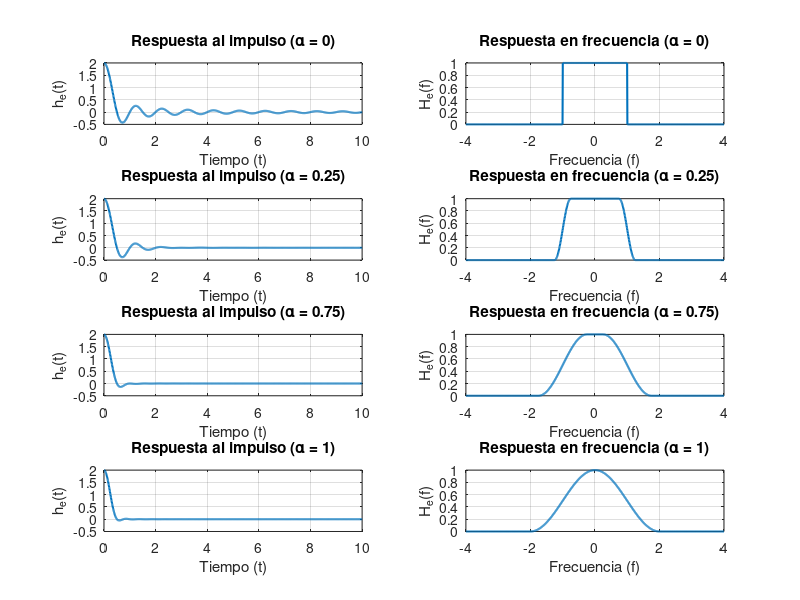
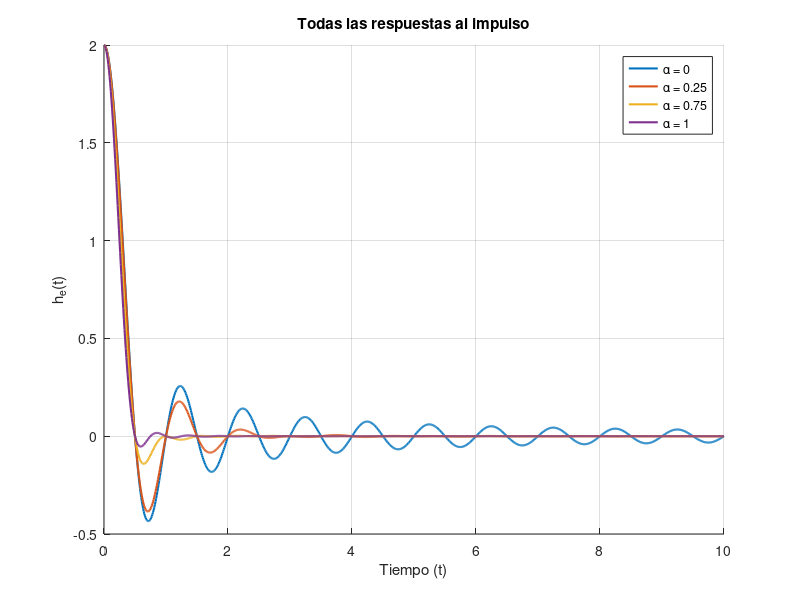
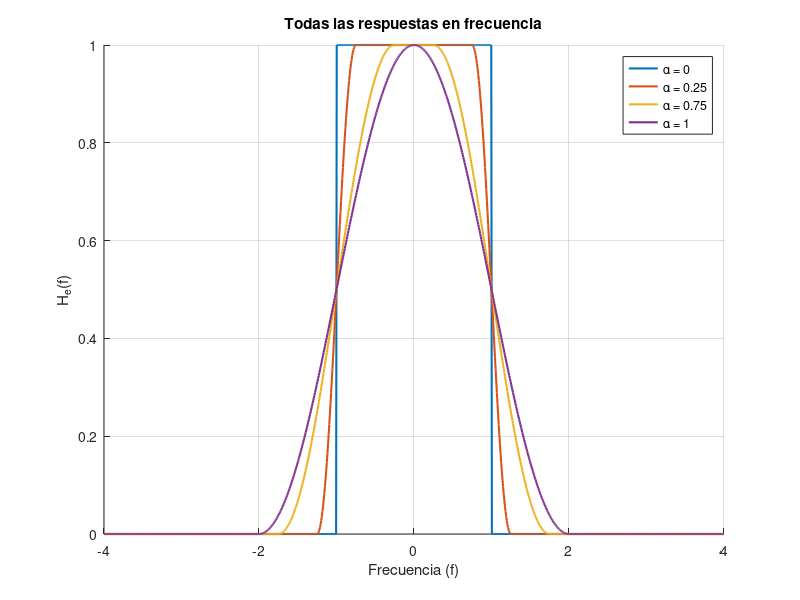

The MATLAB source for these figures, in order:
% Parámetros iniciales
f0 = 1; % Frecuencia de 6 dB (elegir un valor arbitrario, ej. 1 Hz)
alphas = [0, 0.25, 0.75, 1]; % Factores de roll-off
t = linspace(0, 10, 1000); % Vector de tiempo (t >= 0)
N = length(t);

% Inicializar matrices para guardar todas las respuestas
all_h = zeros(length(alphas), length(t)); % cada fila será un h diferente
f = linspace(-2*(f0 + max(alphas)*f0), 2*(f0 + max(alphas)*f0), 1000); % f general
all_H = zeros(length(alphas), length(f)); % cada fila será un H diferente

% Configuración de gráficos
figure;
for i = 1:length(alphas)
    alpha = alphas(i);
    
    % Cálculo de parámetros
    f_delta = alpha * f0;
    B = f0 + f_delta; % Ancho de banda absoluto
    f1 = f0 - f_delta;
    
    % Respuesta en frecuencia H_e(f)
    H = zeros(size(f));
    for j = 1:length(f)
        if abs(f(j)) < f1
            H(j) = 1;
        elseif abs(f(j)) >= f1 && abs(f(j)) <= B
            H(j) = 0.5 * (1 + cos( (pi*(abs(f(j)) - f1)) / (2*f_delta) ));
        else
            H(j) = 0;
        end
    end
    
    % Respuesta al impulso h_e(t)
    h = 2 * f0 * (sinc(2*f0*t)) .* (cos(2*pi*f_delta*t) ./ (1 - (4*f_delta*t).^2));
    h(abs(1 - (4*f_delta*t).^2) < 1e-6) = 0; % Aproximación

    % Guardar en matrices para graficar luego
    all_h(i, :) = h;
    all_H(i, :) = H;

    % Gráficos individuales
    subplot(length(alphas), 2, 2*i-1);
    plot(t, h, 'LineWidth', 1.5);
    xlabel('Tiempo (t)');
    ylabel('h_e(t)');
    title(['Respuesta al impulso (\alpha = ', num2str(alpha), ')']);
    grid on;
    
    subplot(length(alphas), 2, 2*i);
    plot(f, H, 'LineWidth', 1.5);
    xlabel('Frecuencia (f)');
    ylabel('H_e(f)');
    title(['Respuesta en frecuencia (\alpha = ', num2str(alpha), ')']);
    grid on;
end

% Figura extra: todas las h_e(t) en un solo gráfico
figure;
hold on;
for i = 1:length(alphas)
    plot(t, all_h(i, :), 'LineWidth', 1.5, 'DisplayName', ['\alpha = ', num2str(alphas(i))]);
end
xlabel('Tiempo (t)');
ylabel('h_e(t)');
title('Todas las respuestas al impulso');
legend show;
grid on;
hold off;

% Figura extra: todas las H_e(f) en un solo gráfico
figure;
hold on;
for i = 1:length(alphas)
    plot(f, all_H(i, :), 'LineWidth', 1.5, 'DisplayName', ['\alpha = ', num2str(alphas(i))]);
end
xlabel('Frecuencia (f)');
ylabel('H_e(f)');
title('Todas las respuestas en frecuencia');
legend show;
grid on;
hold off;
